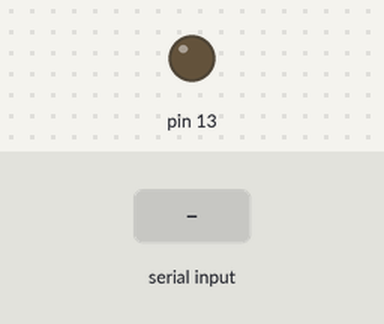
Recording of a sketch running on a simulated Arduino Uno, built with avr-gcc and run on an emulated ATmega328P. Parts: output pins drawn as LEDs (lit = HIGH). The test bench sets the inputs (shaded band). What the sketch prints to the serial monitor is not drawn.

Above: at 1.2 s.
1.3 s: byte 30 received over Serial
At 2.0 s:
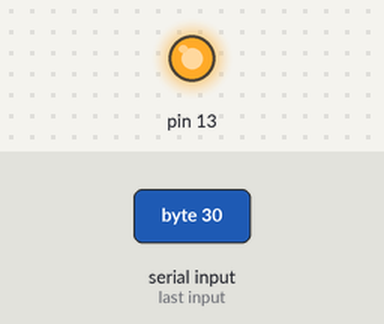
Timing chart, 0 to 4.3 s (numbered marks = the images above; inputs shaded):
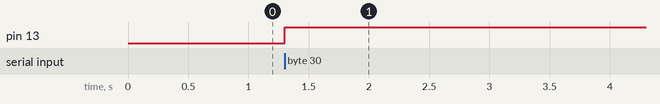

The sketch:

SerialTest.ino.ino
```cpp
int turnLight = false;
int inByte = 0;

void setup() {
  Serial.begin(9600);
  pinMode(13, OUTPUT);
  digitalWrite(13, LOW);
}


void loop() {
  if (Serial.available() > 0) {
    inByte = Serial.read();
    digitalWrite(13, HIGH);
    turnLight = true;
  }
  if (turnLight) {
    Serial.println(inByte);
  }
  Serial.print(70);
}
```

Measured:
- after the input at 1.3 s, pin 13: LOW → HIGH at once
